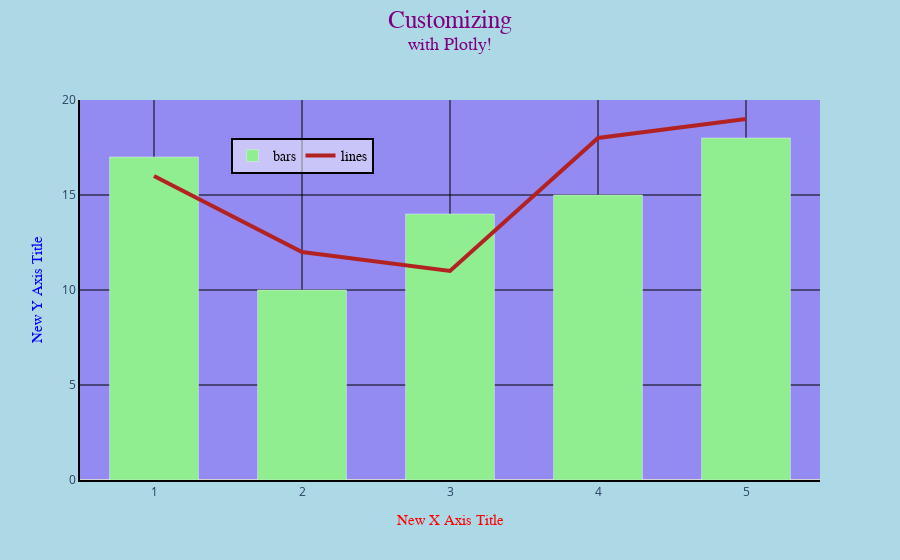

Notebook code for this chart:
### Markdown cell above
### 5. Modificar fondo de gráfico

### Code cell
fig.update_layout(
    plot_bgcolor='rgba(123, 65, 255, .5)',
    paper_bgcolor='lightblue'
)

### Figure 1 — Plotly figure (JSON) as saved in the notebook; plotly's stock layout.template omitted (floating-point values rounded to 4 significant figures)
{"data": [{"marker": {"color": "lightgreen"}, "name": "bars", "type": "bar", "x": [1, 2, 3, 4, 5], "y": [17, 10, 14, 15, 18]}, {"line": {"color": "firebrick", "width": 4}, "mode": "lines", "name": "lines", "type": "scatter", "x": [1, 2, 3, 4, 5], "y": [16, 12, 11, 18, 19]}], "layout": {"bargap": 0.4, "legend": {"bgcolor": "rgba(255, 255, 255 , .5)", "bordercolor": "black", "borderwidth": 2, "font": {"color": "black", "family": "Arial", "size": 14}, "orientation": "h", "x": 0.3, "xanchor": "center", "y": 0.9, "yanchor": "top"}, "paper_bgcolor": "lightblue", "plot_bgcolor": "rgba(123, 65, 255, .5)", "title": {"font": {"color": "purple", "family": "Times New Roman", "size": 25}, "text": "Customizing<br><sup>with Plotly!</sup>", "x": 0.5, "xanchor": "center", "y": 0.95, "yanchor": "top"}, "xaxis": {"gridcolor": "black", "gridwidth": 1, "linecolor": "black", "linewidth": 2, "showgrid": true, "showline": true, "ticks": "", "title": {"font": {"color": "red", "family": "Courier New", "size": 15}, "standoff": 15, "text": "New X Axis Title"}, "zeroline": true, "zerolinecolor": "lightgray", "zerolinewidth": 2}, "yaxis": {"gridcolor": "black", "gridwidth": 1, "linecolor": "black", "linewidth": 2, "showgrid": true, "showline": true, "ticks": "", "title": {"font": {"color": "blue", "family": "Courier New", "size": 15}, "standoff": 15, "text": "New Y Axis Title"}, "zeroline": true, "zerolinecolor": "lightgray", "zerolinewidth": 2}}}
